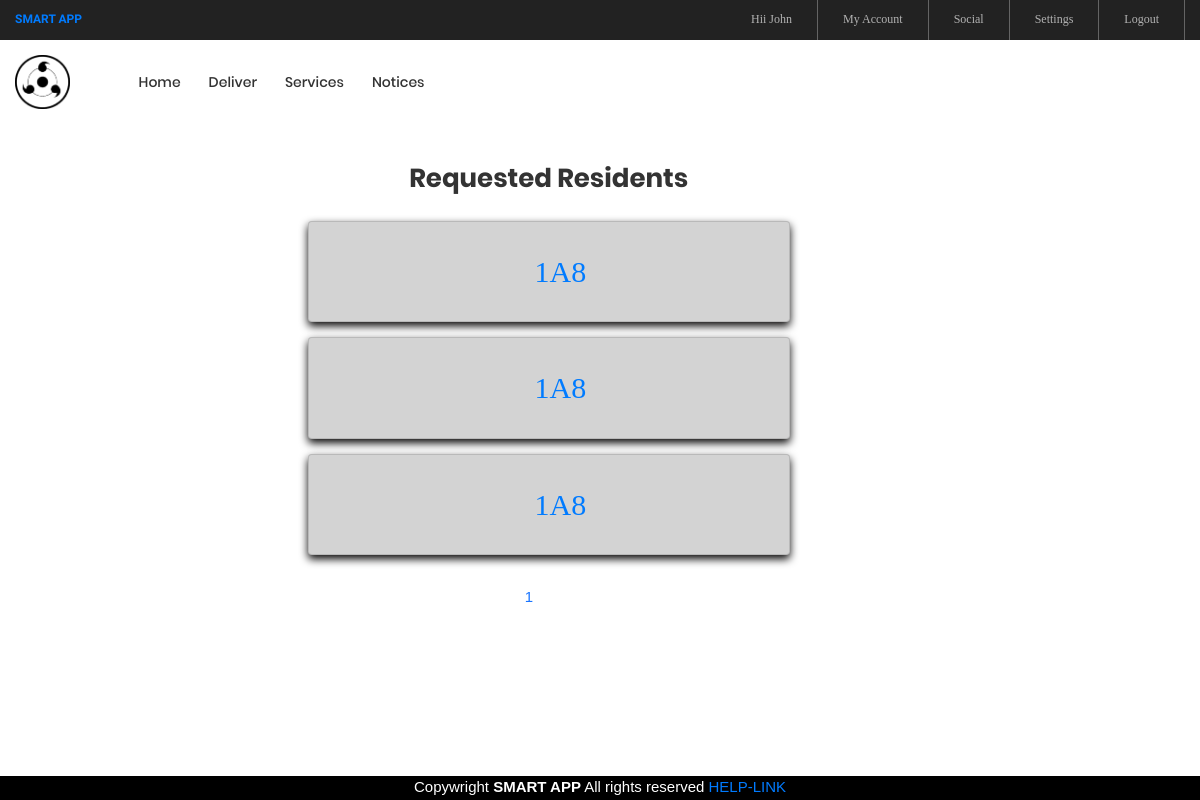
Before: /service_ct (signed in) with the older database file.
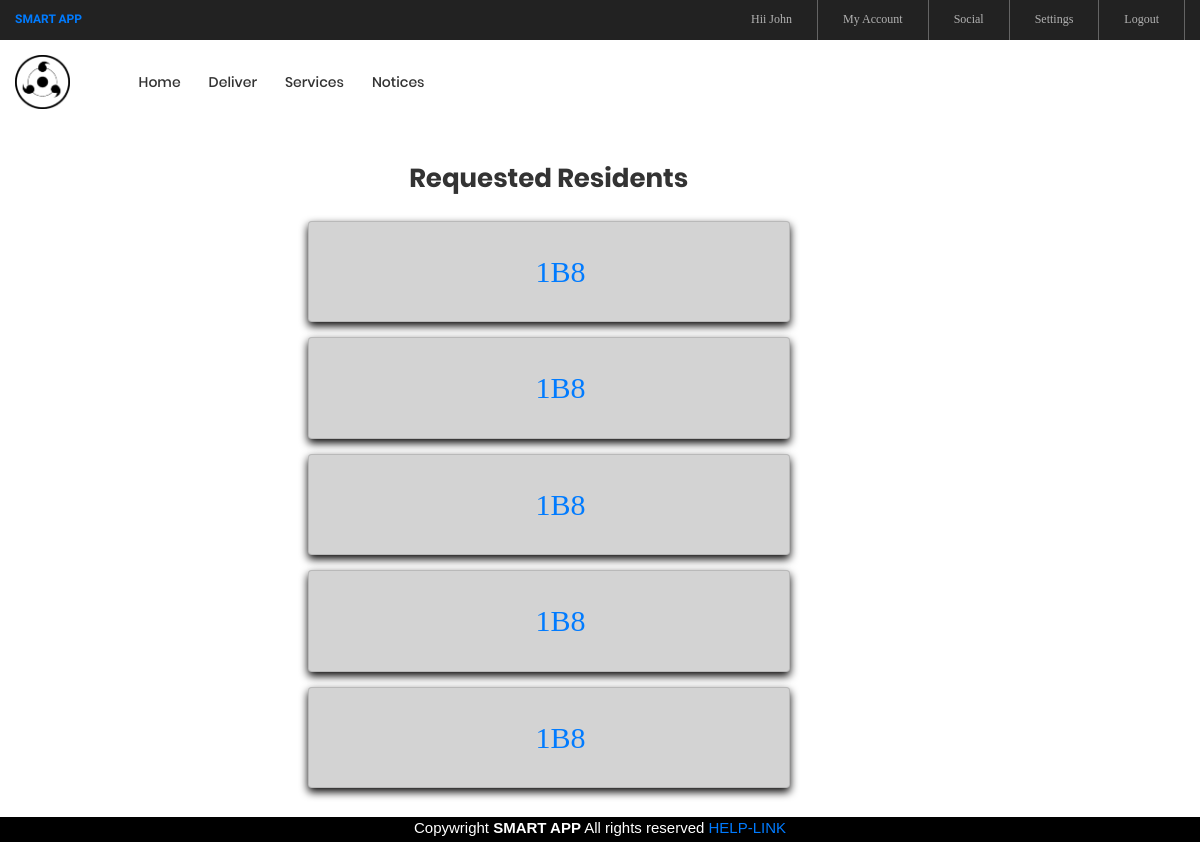
After: the same page with the newer database file.
### ser/models.py (models this page shows, shortened)
class Service(models.Model):
    aut = models.CharField(max_length=255 )
    flat_number = models.CharField(max_length=10)
    time = models.CharField(max_length=255 )
    body = models.TextField()
    created = models.DateTimeField(auto_now_add=True)

### signin/views.py (the view)
# urls.py: path('service_ct',views.deliver_service,name="service_ct"),
@login_required
def deliver_service(request):
        order_list=Service.objects.all().order_by('-created')
        info=[]
        for x in order_list:
            y={'flnum':x.flat_number}
            info.append(y)
        paginator=Paginator(info,5)
        try:
            page = int(request.GET.get('page','1'))
        except:
            page = 1
        try:
            info = paginator.page(page)
        except(EmptyPage, InvalidPage):
            info=paginator.page(paginator.num_pages)
        context={
                'info':info
            }
        return render(request,'shopkeeper2.html',context)

### templates/shopkeeper2.html (shortened to what this page needs)
{% extends "base3.html" %}
{% load static %}
{% block page_content %}
<body>
<div class="row " style="margin-top: 10%">
  <div class="col-md-3"></div>
<div  class="col-md-5" style="color:black">
    <h1 class="ltext-108 cl2 hov-cl1 trans-04 p-b-10" style="text-align: center;"> Requested Residents</h1>
    {% for y in info %}
    <div class="card p-3 m-t-15" style="background-color: lightgray">
	<li class="btn">
                        <a class="nav-link" href= "{% url 'caretaker2' y.flnum %}" style="font-size: 30px"><span class="lnr lnr-apartment">{{y.flnum}}</span></a>
                    </li>
    </div>
{% endfor %}
  <div class="col-md-3"></div>
   <div class="pagination p-t-30"  style="left: 0; bottom: 5%; width: 100%;z-index:3;">
        <ul style="margin-left: 45%">
          {% for pg in info.paginator.page_range %}
          {% if info.number == pg %}
      <a href="?page={{ pg }}" style="color:#1a75ff">{{ pg }}</a>
          {% endif %}
          {% endfor %}
          {% if info.has_next %}
          <li style="display:inline-flex"><a href="?page={{ info.next_page_number }}" style="color:#1a75ff"><strong>&nbsp &nbsp >></strong>   </a></li>
          {% endif %}
        </ul>
    </div>
</body>
{% endblock %}

Changed rows visible on the page:
no longer on this page (row unchanged): Service: flnum "1A8"
no longer on this page (row unchanged): Service: flnum "1A8"
no longer on this page (row unchanged): Service: flnum "1A8"
added Service: flnum "1B8"
added Service: flnum "1B8"
added Service: flnum "1B8"
added Service: flnum "1B8"
added Service: flnum "1B8"
Other visible differences:
list line gone: "1"
